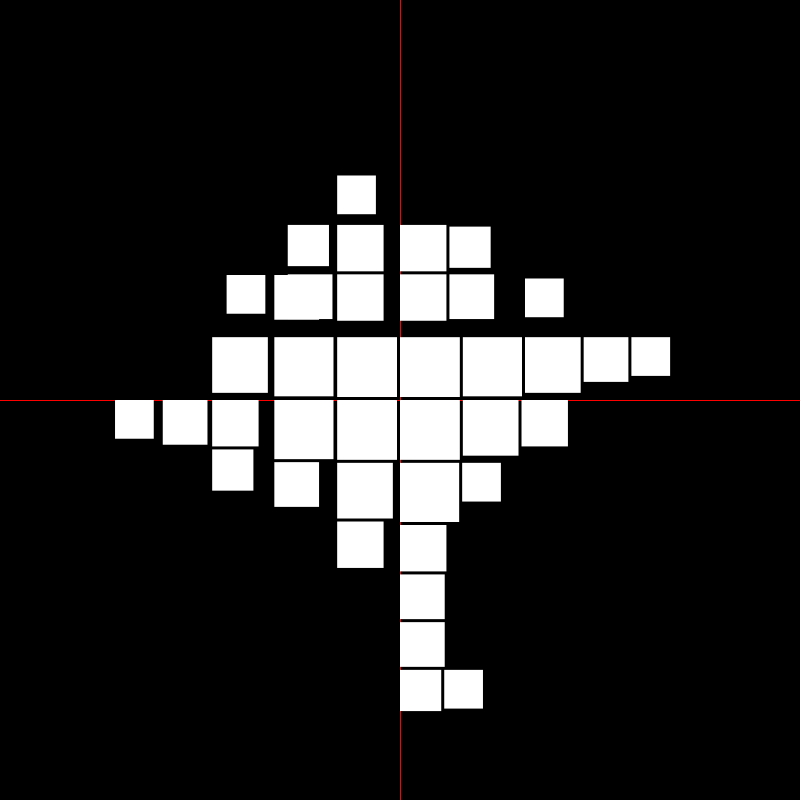
Frame 1 (no input)
Frame 60 (the mouse pressed at the canvas centre just before this capture): identical to frame 1, image omitted
Frame 120 (the mouse held since frame 60 and released just before this capture): identical to frame 1, image omitted

The Processing sketch that drew this single still picture (run headless with seeded random() and noise(); from frame 60 on, the mouse is pressed at the canvas centre):

// Processing sketch: SquarePack
// ── SquarePack.pde
int[] slist = {358000, 350000, 310000, 215500, 215500, 200000, 200000, 170000, 150000, 150000};

Square[] squares;

int seed = 0;


void setup() {
  size(800, 800);
  int[] libs = {2, 3};
  squares = squarePack(slist, libs, 3);
}

void draw() {
  background(0);
  randomSeed(seed);
  translate(width/2, height/2);
  
  stroke(255,0,0);
  line(0,-1000, 0, 1000);
  line(-1000, 0, 1000, 0);
  noStroke();
  
  int[] libs = {0, 1};
  squares = squarePack(slist, libs, 3);
  for (Square s : squares) {
    s.render();
  }
  
  int[] libs2 = {1, 2};
  squares = squarePack(slist, libs2, 3);
  for (Square s : squares) {
    s.render();
  }
  
  int[] libs3 = {2, 3};
  squares = squarePack(slist, libs3, 3);
  for (Square s : squares) {
    s.render();
  }
  
  int[] libs4 = {3, 0};
  squares = squarePack(slist, libs4, 3);
  for (Square s : squares) {
    s.render();
  }
}

Square[] squarePack(int[] _list, int[] libs, float gap) {
  Square[] returns = new Square[_list.length];
  for (int i = 0; i < _list.length; i++) {
    Square s = new Square();
    s.size.x = s.size.y = sqrt(_list[i]) * 0.1;
    returns[i] = s;
  }
  
  Square first = returns[0];
  switch("" + libs[0]) {
    case("0"):
    first.pos.y -= (first.size.y + gap);
    break;
    case("1"):
    break;
    case("2"):
    first.pos.x -= (first.size.x + gap);
    break;
    case("3"):
    first.pos.y -= (first.size.y + gap);
    first.pos.x -= (first.size.x + gap);
    break;
  }

  ArrayList<String> avails = new ArrayList();
  avails.add("0" + ":" + libs[0]);
  avails.add("0" + ":" + libs[1]);

  for (int i = 1; i < returns.length; i++) {
    Square s = returns[i];
    String a = avails.get(floor(random(avails.size())));
    avails.remove(a);
    Square base = returns[int(a.split(":")[0])];
    s.pos = base.pos.copy();
    String lib = a.split(":")[1];
    switch(lib) {
      case("0"):
      s.pos.y -= (base.size.y + gap);
      break;
      case("1"):
      s.pos.x += (base.size.x + gap);
      break;
      case("2"):
      s.pos.y += (base.size.y + gap);
      break;
      case("3"):
      s.pos.x -= (base.size.x + gap);
      break;
    }
    avails.add(i + ":" + libs[0]);
    avails.add(i + ":" + libs[1]);
  }


  return(returns);
}

void keyPressed() {
  seed = frameCount;
}
// ── Square.pde
class Square {
   PVector pos = new PVector();
   PVector size = new PVector();
   
   //T,R,B,L
   int[] liberties = {0,0,0,0};
   
   Square() {
     
   }
   
   void render() {
    pushMatrix();
      translate(pos.x, pos.y);
      rect(0,0,size.x, size.y);
    popMatrix();
   }
}
